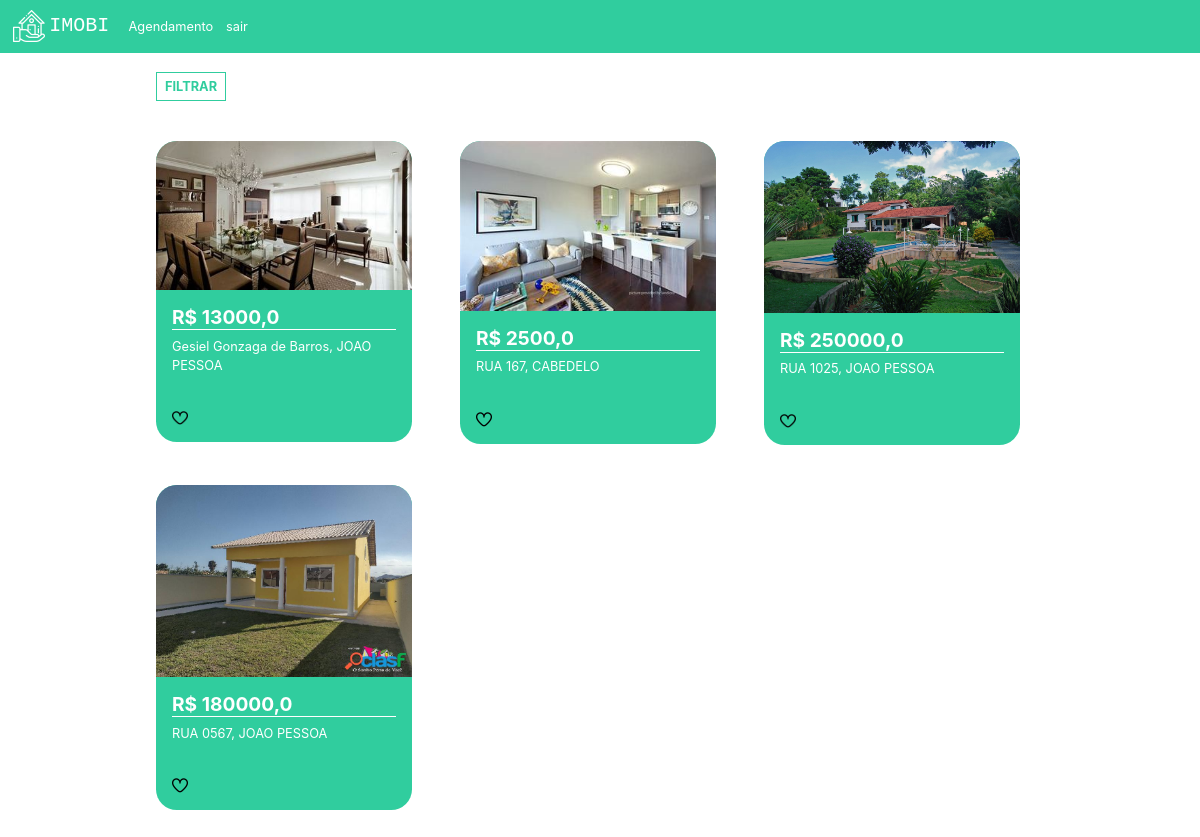
The app's page / (signed in) with its own data.
### plataforma/models.py (models this page shows, shortened)
class Imovei(models.Model):
    choices = (('V', 'Venda'),
               ('A', 'Aluguel'))
    choices_imovel = (('A', 'Apartamento'),
                      ('C', 'Casa'))
    imagens = models.ManyToManyField(Imagem)
    valor = models.FloatField()
    quartos = models.IntegerField()
    tamanho = models.FloatField()
    cidade = models.ForeignKey(Cidade, on_delete=models.DO_NOTHING)
    rua = models.CharField(max_length=50)
    tipo = models.CharField(max_length=1, choices=choices)
    tipo_imovel = models.CharField(max_length=1, choices=choices_imovel)
    numero = models.IntegerField()
    descricao = models.TextField()
    dias_visita = models.ManyToManyField(DiasVisita)
    horarios = models.ManyToManyField(Horario)

class Imagem(models.Model):
    img = models.ImageField(upload_to='img')

class Cidade(models.Model):
    nome = models.CharField(max_length=30)
    def __str__(self) -> str:
        return self.nome

### plataforma/views.py (the view)
# urls.py: path('', views.home, name='home'),
@login_required(login_url='/auth/logar/')
def home(request):
    preco_minimo = request.GET.get('preco_minimo')
    preco_maximo = request.GET.get('preco_maximo')
    cidade = request.GET.get('cidade')
    tipo = request.GET.getlist('tipo')
    cidades = Cidade.objects.all()
    if preco_minimo or preco_maximo or cidade or tipo:
        if not preco_minimo:
            preco_minimo = 0
        if not preco_maximo:
            preco_maximo = 999999999
        if not tipo:
            tipo = ['A', 'C']
        imoveis = Imovei.objects.filter(valor__gte=preco_minimo)\
        .filter(valor__lte=preco_maximo)\
        .filter(tipo_imovel__in=tipo).filter(cidade=cidade)
    else:
        imoveis = Imovei.objects.all()
    return render(request, 'home.html', {'imoveis': imoveis, 'cidades': cidades})

### plataforma/templates/home.html (shortened to what this page needs)
{% extends 'base.html' %} {% load static %} {% block 'head' %}
<link rel="stylesheet" href="{% static 'plataforma/css/home.css' %}"> {% endblock %} {% block 'body' %}
<div class="container">
    <br>
    <button type="button" class="btn_filtrar" data-toggle="modal" data-target="#exampleModal">
FILTRAR
</button>
    <div class="row">
        {% for imovel in imoveis %}
        <div class="col-md cont">
            <div class="card_imovel">
                <img class="img_capa_imovel" src="{{imovel.imagens.all.0.img.url}}">
                <div class="informacoes_imoveis">
                    <a class="a_none" href="{% url 'imovel' imovel.id %}">
                        <h4 class="valor">R$ {{imovel.valor}}</h4>
                    </a>
                    <p>{{imovel.rua}}, {{imovel.cidade}}</p>
                    <br>
                    <img width="7%" src="{% static 'plataforma/img/coracao.png' %}">
                </div>
            </div>
        </div>
        {% endfor %}
    </div>
</div>
{% endblock %}

### templates/base.html (shortened to what this page needs)
{% load static %}
<!doctype html>
<html lang="pt-BR">
<head>
    {% block 'head' %}{% endblock %}
    <link rel="stylesheet" href="https://cdn.jsdelivr.net/npm/bootstrap@4.6.1/dist/css/bootstrap.min.css">
</head>
<body>
    {% if user.is_authenticated %}
    <nav class="navbar navbar-expand-lg navbar-dark bg_navbar">
        <a class="navbar-brand" href="{% url 'home' %}">
            <img width="40" src="{% static 'autenticacao/img/logo.png' %}">
            <h3 class="font_logo">IMOBI</h3>
        </a>
        <div class="collapse navbar-collapse" id="navbarNav">
            <ul class="navbar-nav">
                <li class="nav-item active">
                    <a class="nav-link" href="{% url 'agendamentos' %}">Agendamento</a>
                </li>
                <li class="nav-item active">
                    <a class="nav-link" href="{% url 'sair' %}">sair</a>
                </li>
            </ul>
        </div>
    </nav>
    {% endif %} {% block 'body' %}{% endblock %}
</body>
</html>

### templates/static/plataforma/css/home.css (style rules this page uses)
html { zoom: 80% }
.bg_navbar { background-color: #30CD9E; }
.font_logo { font-family: 'Courier New', Courier, monospace; font-size: 25px; display: inline; }
.card_imovel { background-color: #30CD9E; width: 20rem; margin-top: 50px; border-radius: 26px; }
.img_capa_imovel { width: 100%; border-top-left-radius: 26px; border-top-right-radius: 26px; }
.informacoes_imoveis { padding: 20px; color: white; }
.valor { font-weight: bold; border-bottom: 1px solid white; }
.btn_filtrar { border: none; background-color: transparent; border: 2px solid #30CD9E; color: #30CD9E; padding: 5px 10px 5px 10px; font-weight: bold; }
.a_none { color: white; }

### records on screen
Imovei: imagens.all.0.img (picture), valor "13000,0", rua "Gesiel Gonzaga de Barros", cidade "JOAO PESSOA"
Imovei: imagens.all.0.img (picture), valor "2500,0", rua "RUA 167", cidade "CABEDELO"
Imovei: imagens.all.0.img (picture), valor "250000,0", rua "RUA 1025", cidade "JOAO PESSOA"
Imovei: imagens.all.0.img (picture), valor "180000,0", rua "RUA 0567", cidade "JOAO PESSOA"
